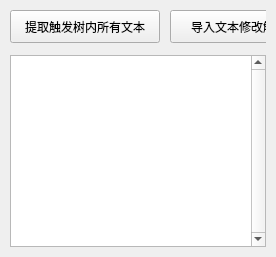
      <widget class="QWidget" name="tab_TriggerText">
       <attribute name="title">
        <string>触发文本</string>
       </attribute>
       <layout class="QVBoxLayout" name="verticalLayout_6">
        <property name="spacing">
         <number>5</number>
        </property>
        <property name="leftMargin">
         <number>10</number>
        </property>
        <property name="topMargin">
         <number>10</number>
        </property>
        <property name="rightMargin">
         <number>10</number>
        </property>
        <property name="bottomMargin">
         <number>10</number>
        </property>
        <item>
         <widget class="QWidget" name="widget_2" native="true">
          <property name="sizePolicy">
           <sizepolicy hsizetype="Preferred" vsizetype="Maximum">
            <horstretch>0</horstretch>
            <verstretch>0</verstretch>
           </sizepolicy>
          </property>
          <property name="minimumSize">
           <size>
            <width>0</width>
            <height>40</height>
           </size>
          </property>
          <widget class="QPushButton" name="button_TriggerTextOutport">
           <property name="geometry">
            <rect>
             <x>0</x>
             <y>0</y>
             <width>150</width>
             <height>33</height>
            </rect>
           </property>
           <property name="text">
            <string>提取触发树内所有文本</string>
           </property>
          </widget>
          <widget class="QPushButton" name="button_TriggerTextImport">
           <property name="geometry">
            <rect>
             <x>160</x>
             <y>0</y>
             <width>150</width>
             <height>33</height>
            </rect>
           </property>
           <property name="text">
            <string>导入文本修改触发树</string>
           </property>
          </widget>
         </widget>
        </item>
        <item>
         <widget class="QPlainTextEdit" name="edit_TriggersText">
          <property name="sizePolicy">
           <sizepolicy hsizetype="Preferred" vsizetype="Preferred">
            <horstretch>0</horstretch>
            <verstretch>0</verstretch>
           </sizepolicy>
          </property>
          <property name="verticalScrollBarPolicy">
           <enum>Qt::ScrollBarAlwaysOn</enum>
          </property>
         </widget>
        </item>
       </layout>
      </widget>
